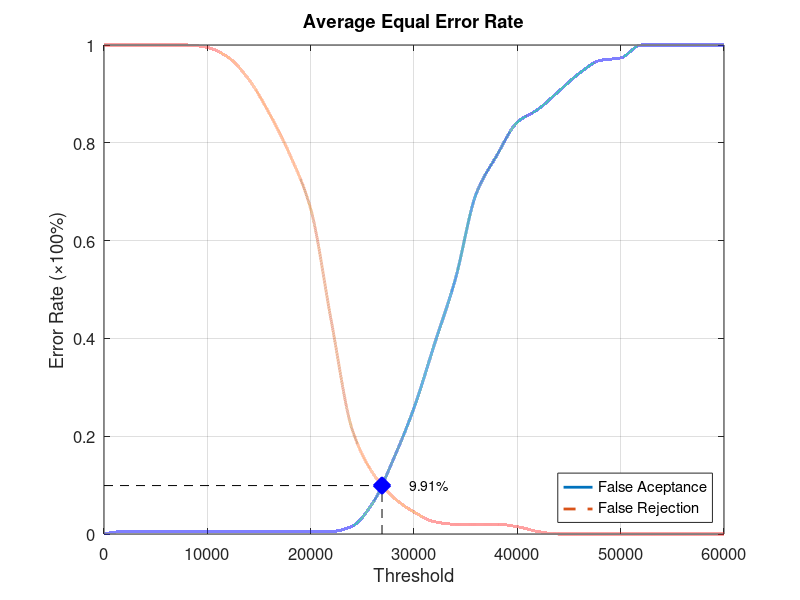
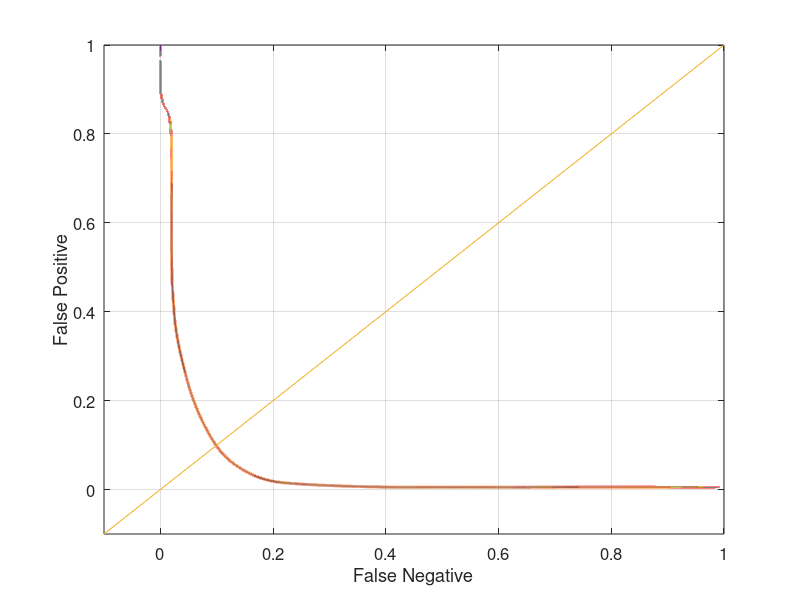

MATLAB code to generate these figures, in order:
function yEER = Database5_3
close all;
clear;
clc;
x = 0:2000:60000;
xq = 0:0.5:60000;

y0 = [0 0.00526316 0.00526316 0.00526316 0.00526316 0.00526316 0.00526316 0.00526316 0.00526316 0.00526316 0.00526316 0.00526316 0.0157895 0.0631579 0.152632 0.257895 0.389474 0.521053 0.694737 0.773684 0.842105 0.868421 0.905263 0.942105 0.968421 0.973684 1 1 1 1 1];
yy0 = interp1(x, y0, xq, 'pchip');
y1 = [1 1 1 1 1 0.995 0.975 0.93 0.86 0.775 0.665 0.435 0.215 0.125 0.075 0.045 0.025 0.02 0.02 0.02 0.015 0.005 0 0 0 0 0 0 0 0 0];
yy1 = interp1(x, y1, xq, 'pchip');

% Calculating EER: 
y2 = abs(y0 - y1);
find(y2 == min(y2))
yy2 = abs(yy0 - yy1);
xEER = find(yy2 == min(yy2));
xEERIndex = xq(xEER) % X-axis EER
yEER = yy0(xEER) % Y-axis EER

main = figure
plot(xq, yy0,'-','LineWidth', 2);	hold on
plot(xq, yy1,'--','LineWidth', 2);	hold on
plot([xEERIndex xEERIndex], [0 yEER], 'k--');	hold on
plot([0 xEERIndex], [yEER yEER], 'k--');	hold on
plot(xEERIndex, yEER, 'bx', 'LineWidth', 10);	hold on
text(xEERIndex + 10 * xEERIndex / 100, yEER, [num2str(round((10000 * yEER)) / 100) '%'])
legend('False Aceptance', 'False Rejection', 'Location', 'SouthEast')
xlabel('Threshold')
ylabel('Error Rate (\times100%)')
title('Average Equal Error Rate')
set(gca, 'FontSize', 12)
axis([0 60000 0 1])
grid on

print(main, 'Database5_3Main', '-dpng');
FNRxFPR = figure('Color', [1 1 1]);
plot(yy1, yy0, '-', yy1, yy0, 'LineWidth', 2);
hold on
y = -0.1:0.1:1
plot(y, y); 
set(gca, 'FontSize', 12)
xlabel('False Negative')
ylabel('False Positive')
axis([-0.1 1 -0.1 1])
set(gca, 'FontSize', 12)
grid on

print(FNRxFPR, 'Database5_3FNRxFPR','-dpng');
end
